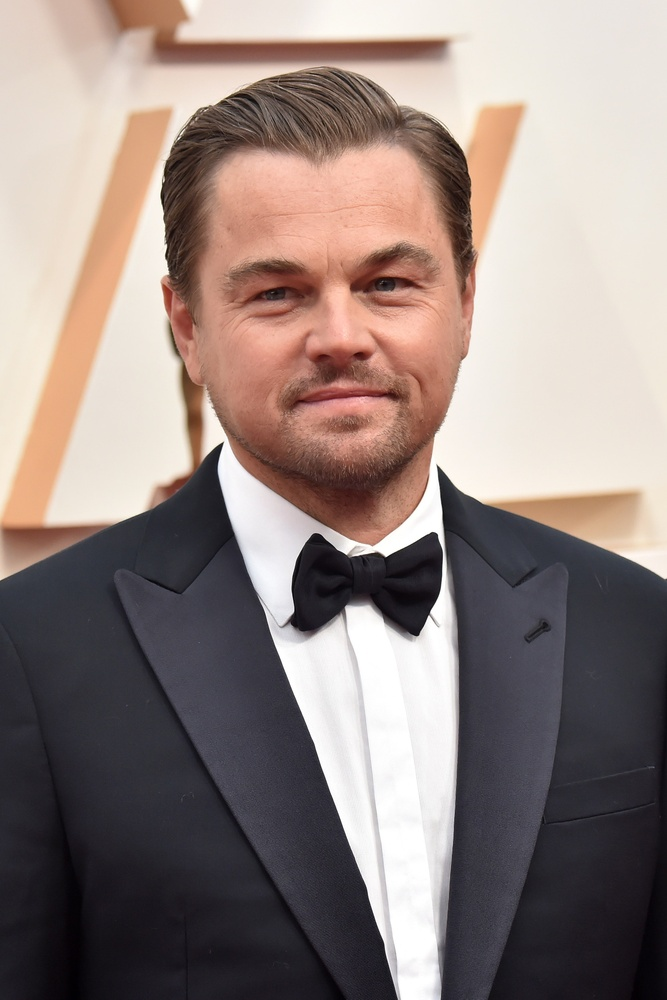
#> input picture Face Recognition and Eye Detection/data/images/other.jpeg, 667 x 1000 px, shrunk from 2185 x 3278 before the run
$ python face_and_eye_recognition.py
#> lines starting #> are read from the running program, lines starting #| are printed output that depends on the picture
import os
import cv2

VISION_TYPE = 1
PATH_TO_ADD_DETECTED_IMAGES = 'data/face_detection_labeled'

if not os.path.exists(VISION_TYPE):
    VISION_TYPE = os.environ["VISION_TYPE"]

def detect_from_image(face_cascade):
    imgList = [cv2.imread('data/images/other.jpeg'),cv2.imread('data/images/ashish.jpeg')]
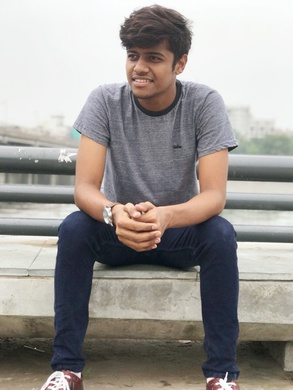
#> input picture Face Recognition and Eye Detection/data/images/ashish.jpeg, 293 x 390 px, shrunk from 960 x 1280 before the run
    for index,img in enumerate(imgList):
        filePath = PATH_TO_ADD_DETECTED_IMAGES + '/woodcutters_detected_' + str(index) + '.jpg'
        gray = cv2.cvtColor(img, cv2.COLOR_BGR2GRAY)
        faces = face_cascade.detectMultiScale(gray, 1.08, 5)
        for (x, y, w, h) in faces:
            roi_gray = gray[x:x + w, y:y + h]
            img = cv2.rectangle(img, (x, y), (x + w, y + h), (255, 0, 0), 2)

        cv2.namedWindow('Woodcutters Detected!')
        cv2.imshow('Woodcutters Detected!', img)
        cv2.imwrite(filePath, img)
        # press a key to see next image
        cv2.waitKey(0)
#> this loop made 2 passes
#> faces on passes 1 to 2: [[173, 158, 328, 328]], [[114, 37, 55, 55]]
#> pass 1, in detect_from_image, `gray = cv2.cvtColor(img, cv2.COLOR_BGR2GRAY)`:
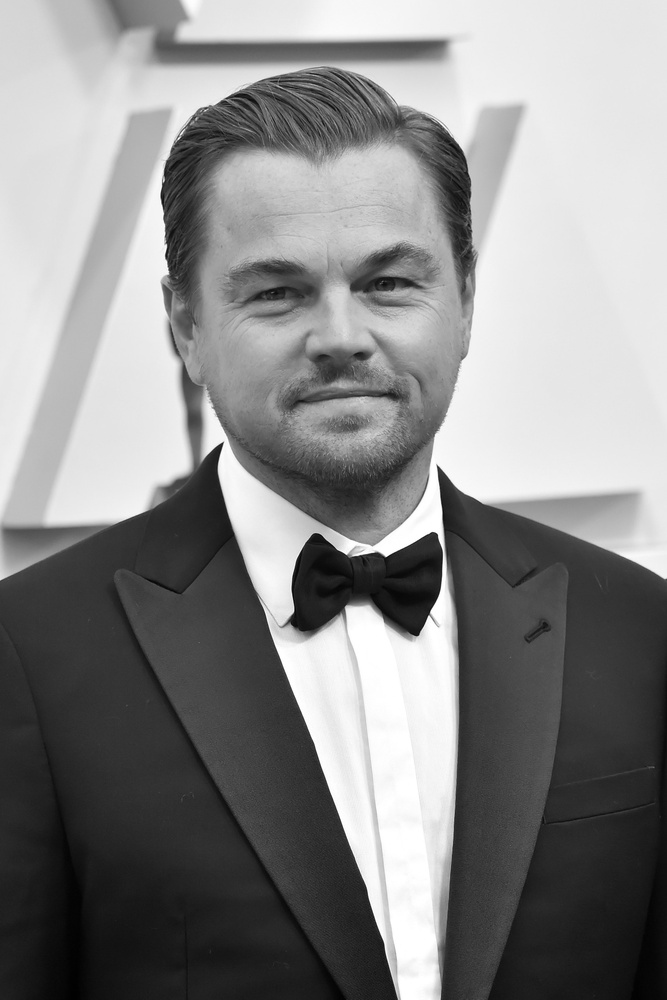
#> gray: shape (1000, 667); min 1, max 255, mean 135.6
#> pass 1, in detect_from_image, `cv2.imshow('Woodcutters Detected!', img)`:
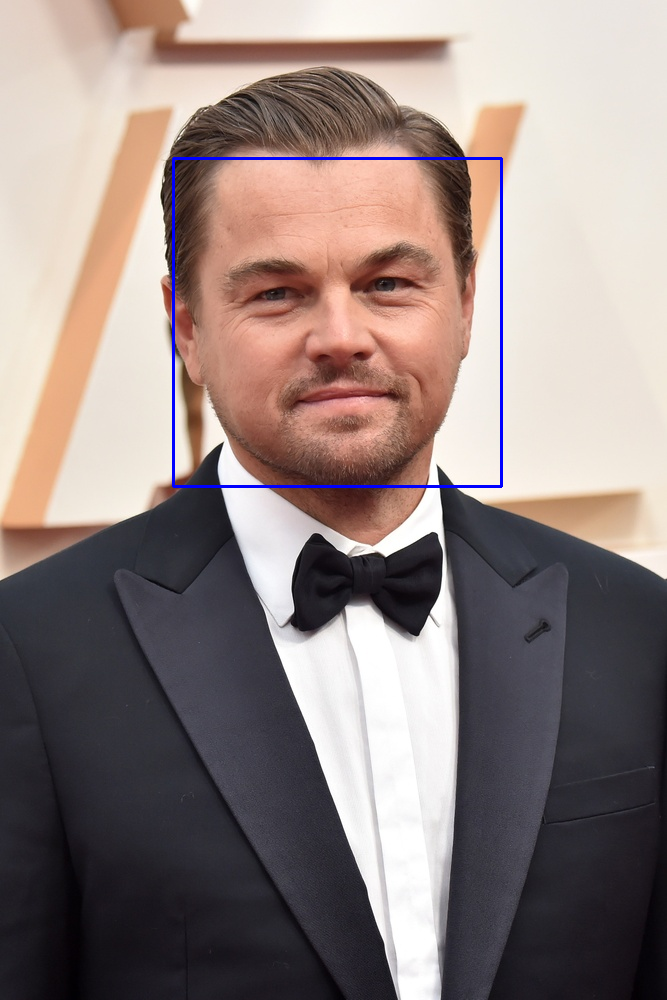
#> window 'Woodcutters Detected!': shape (1000, 667, 3); mean B, G, R 127.7, 130.8, 145.5
#> pass 2, in detect_from_image, `gray = cv2.cvtColor(img, cv2.COLOR_BGR2GRAY)`:
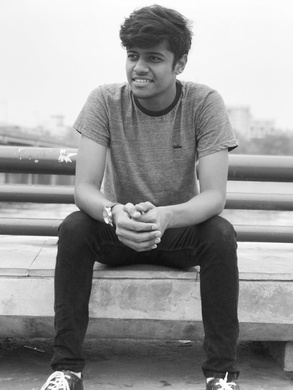
#> gray: shape (390, 293); min 12, max 255, mean 151.7
#> pass 2, in detect_from_image, `cv2.imshow('Woodcutters Detected!', img)`:
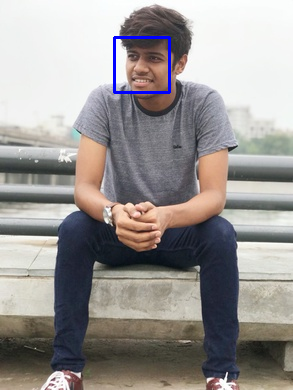
#> window 'Woodcutters Detected!': shape (390, 293, 3); mean B, G, R 147.9, 150.1, 154.3

def live_detection(face_cascade):
    camera = cv2.VideoCapture(0)
    while (cv2.waitKey(1) == -1):
        success, frame = camera.read()
        if success:
            gray = cv2.cvtColor(frame, cv2.COLOR_BGR2GRAY)
            faces = face_cascade.detectMultiScale(
                gray, 1.3, 5, minSize=(120, 120))
            for (x, y, w, h) in faces:
                cv2.rectangle(frame, (x, y), (x+w, y+h), (255, 0, 0), 2)
                roi_gray = gray[y:y+h, x:x+w]
                eyes = eye_cascade.detectMultiScale(
                    roi_gray, 1.03, 5, minSize=(40, 40))
                for (ex, ey, ew, eh) in eyes:
                    cv2.rectangle(frame, (x+ex, y+ey),
                                  (x+ex+ew, y+ey+eh), (0, 255, 0), 2)
            cv2.imshow('Face Detection', frame)

if __name__ == "__main__":
    face_cascade = cv2.CascadeClassifier(cv2.data.haarcascades + 'haarcascade_frontalface_default.xml')
    eye_cascade = cv2.CascadeClassifier(cv2.data.haarcascades + 'haarcascade_eye.xml')

    if VISION_TYPE:
        detect_from_image(face_cascade)
    else:
        live_detection(face_cascade)
